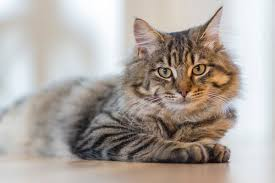
#> input picture Images/acat.jpg, 275 x 183 px, found by its file name
$ python HistogramComputing.py
#> lines starting #> are read from the running program, lines starting #| are printed output that depends on the picture; after the words box and inside, x2 and y2 are one past the last pixel; in counts of white or black regions, pixels touching at a corner belong together
#> further down, img is the input picture: shape (183, 275, 3); mean B, G, R 162.1, 168.3, 176.2
import cv2 as cv
import matplotlib.pyplot as plt
import numpy as np

def rescaleFrame(frame, scale=2):
#> called with scale = 2
    width = int(frame.shape[1] * scale)
#> width = 550
    height = int(frame.shape[0] * scale)
#> height = 366
    dimensions = (width, height)
#> dimensions = (550, 366)
    return cv.resize(frame, dimensions, interpolation=cv.INTER_AREA)

img = cv.imread('Images/acat.jpg')
new = rescaleFrame(img)
cv.imshow('Cat', new)

blank = np.zeros(new.shape[:2], dtype='uint8')
# cv.imshow('Blank', blank)

gray = cv.cvtColor(new, cv.COLOR_BGR2GRAY)
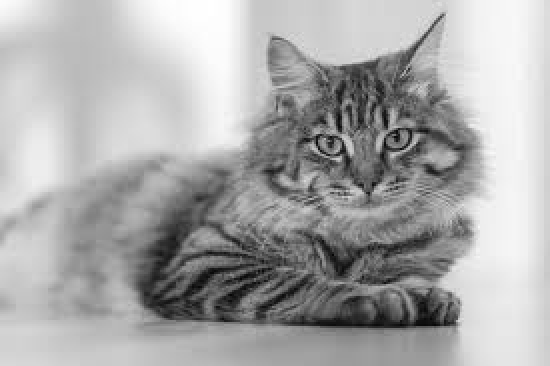
#> gray: shape (366, 550); min 5, max 255, mean 170
cv.imshow('Gray', gray)

mask = cv.circle(blank, (375,200), 100, 255, -1)
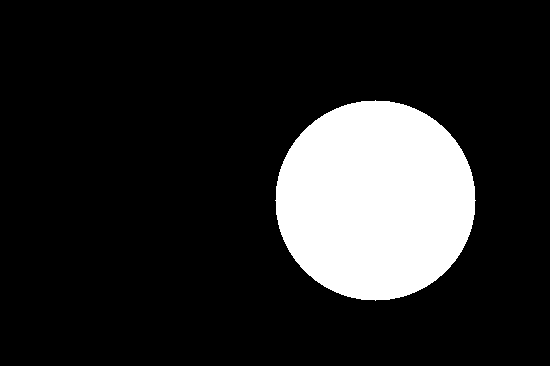
#> blank: shape (366, 550); 15.6% white; 1 white region, box (x1, y1, x2, y2) and area: (275, 100, 476, 301) 31417
# cv.imshow('Mask', mask)
masked = cv.bitwise_and(gray, gray, mask=mask)
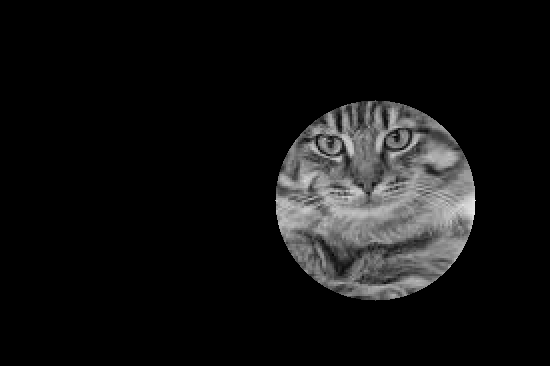
#> masked: shape (366, 550); min 0, max 232, mean 18.4
cv.imshow('Masked', masked)

gray_hist = cv.calcHist([gray], [0], None, [256], [0,256])
#> gray_hist = 256 values, max 3236 at index 212, min 0 at index 0, mean 786.3
plt.figure()
# plt.plot(gray_hist)
plt.title('Histogram Computation')
plt.xlabel('Bins')
plt.ylabel('# of pixels')
plt.xlim([0,256])
# plt.show()

colors = ('b', 'g', 'r')
for i,col in enumerate(colors):
    hist = cv.calcHist([img], [i], None, [256], [0,256])
    plt.plot(hist)
    plt.xlim([0,256])
plt.show()
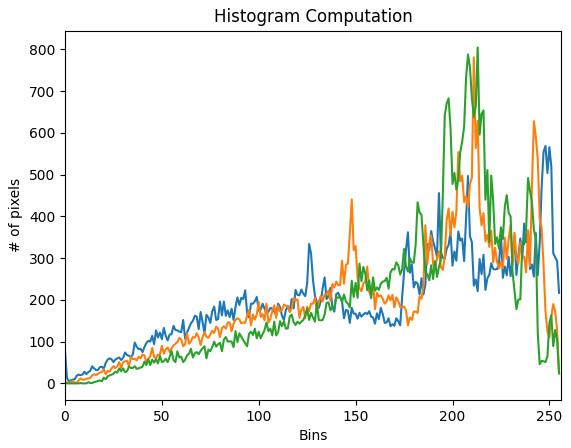
#> figure drawn by matplotlib, 1 panel; curve peaks at x = 248, y = 569; curve peaks at x = 211, y = 781; curve peaks at x = 213, y = 805

cv.waitKey(0)

$ run again, with Images/bcat.jpg copied over Images/acat.jpg
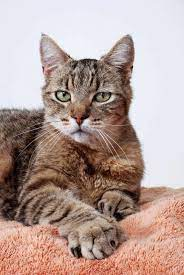
#> input picture Images/bcat.jpg, 184 x 275 px, found by its file name
#> img is the input picture: shape (275, 184, 3); mean B, G, R 152.8, 159, 181.2
#> `mask = cv.circle(blank, (375,200), 100, 255, -1)`:
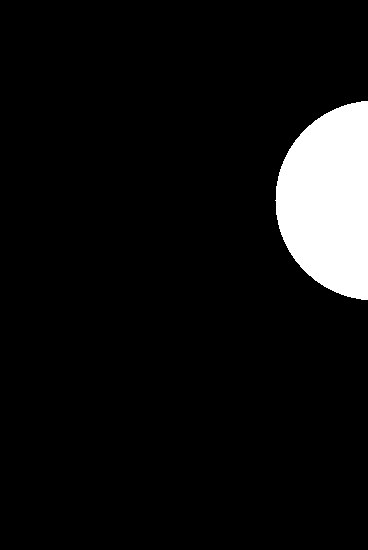
#> blank: shape (550, 368); 7% white; 1 white region, box (x1, y1, x2, y2) and area: (275, 101, 368, 300) 14215
#> gray_hist = 256 values, max 30508 at index 236, min 0 at index 0, mean 790.6
#> `plt.show()`:
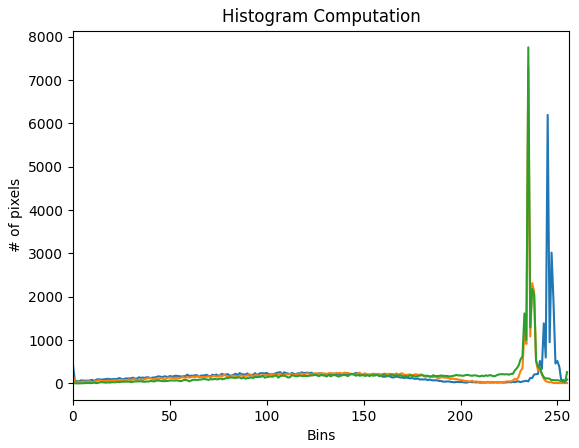
#> figure drawn by matplotlib, 1 panel; curve peaks at x = 245, y = 6196; curve peaks at x = 235, y = 7301; curve peaks at x = 235, y = 7755

$ run again, with Images/city.jpg copied over Images/acat.jpg
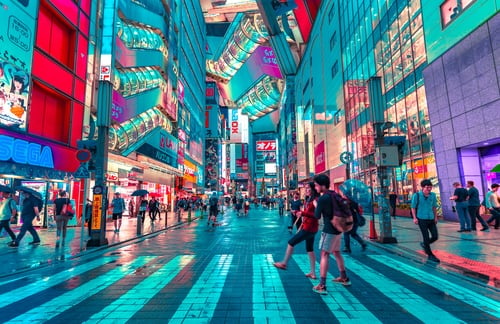
#> input picture Images/city.jpg, 500 x 324 px, found by its file name
#> img is the input picture: shape (324, 500, 3); mean B, G, R 138, 118.9, 79.6
#> `mask = cv.circle(blank, (375,200), 100, 255, -1)`:
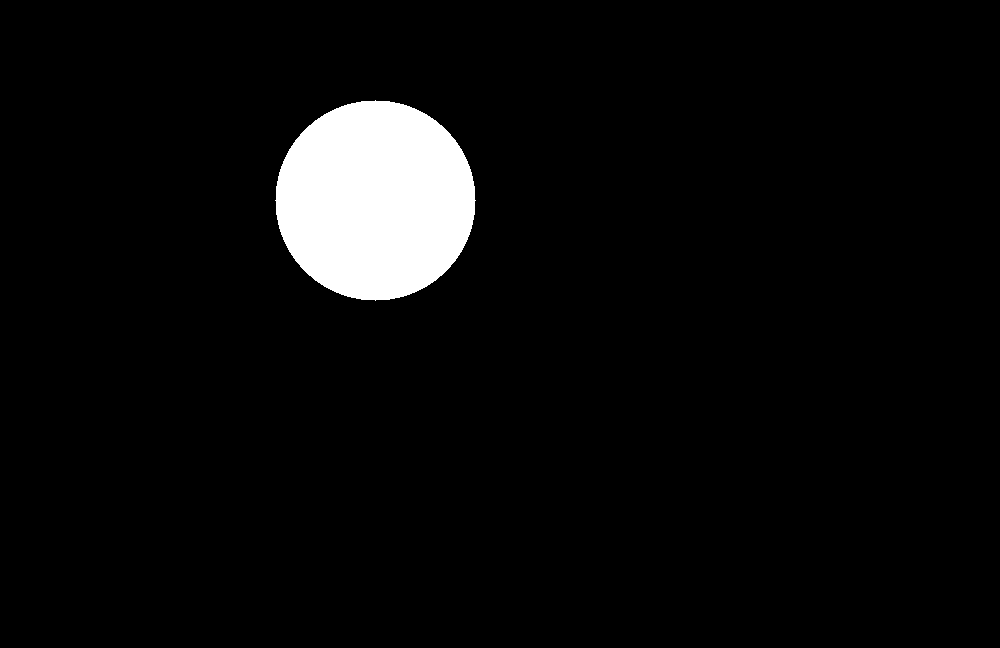
#> blank: shape (648, 1000); 4.8% white; 1 white region, box (x1, y1, x2, y2) and area: (275, 100, 476, 301) 31417
#> gray_hist = 256 values, max 6852 at index 83, min 8 at index 0, mean 2531.2
#> `plt.show()`:
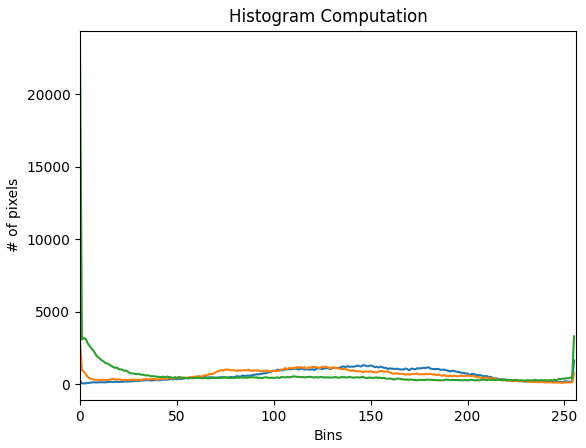
#> figure drawn by matplotlib, 1 panel; curve peaks at x = 255, y = 1629; curve peaks at x = 0, y = 2930; curve peaks at x = 0, y = 23217

$ run again, with Images/city1.jpg copied over Images/acat.jpg
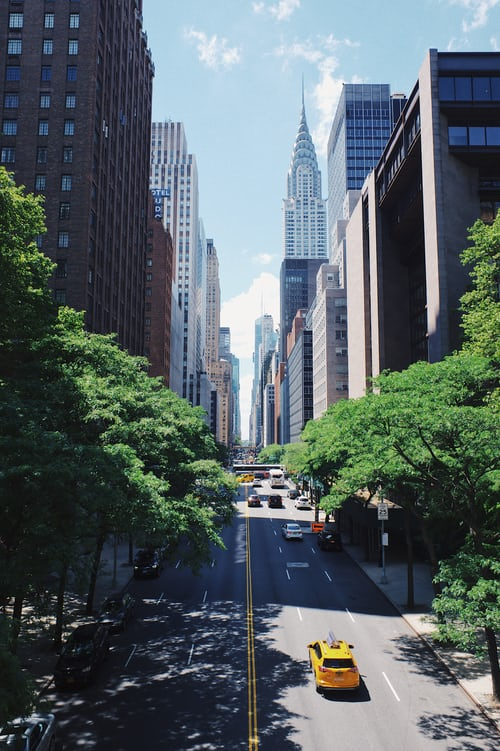
#> input picture Images/city1.jpg, 500 x 751 px, found by its file name
#> img is the input picture: shape (751, 500, 3); mean B, G, R 102.2, 99.4, 87.7
#> `mask = cv.circle(blank, (375,200), 100, 255, -1)`:
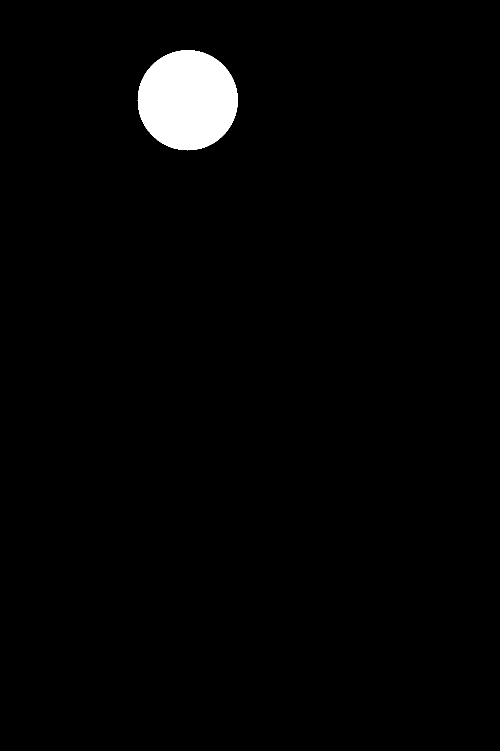
#> blank: shape (1502, 1000) (shown at 1/2 size); 2.1% white; 1 white region, box (x1, y1, x2, y2) and area: (275, 100, 476, 301) 31417
#> gray_hist = 256 values, max 27808 at index 23, min 20 at index 255, mean 5867.2
#> `plt.show()`:
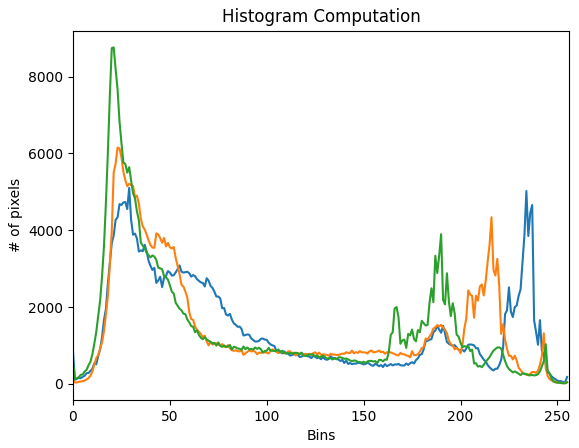
#> figure drawn by matplotlib, 1 panel; curve peaks at x = 29, y = 5105; curve peaks at x = 23, y = 6155; curve peaks at x = 21, y = 8764
